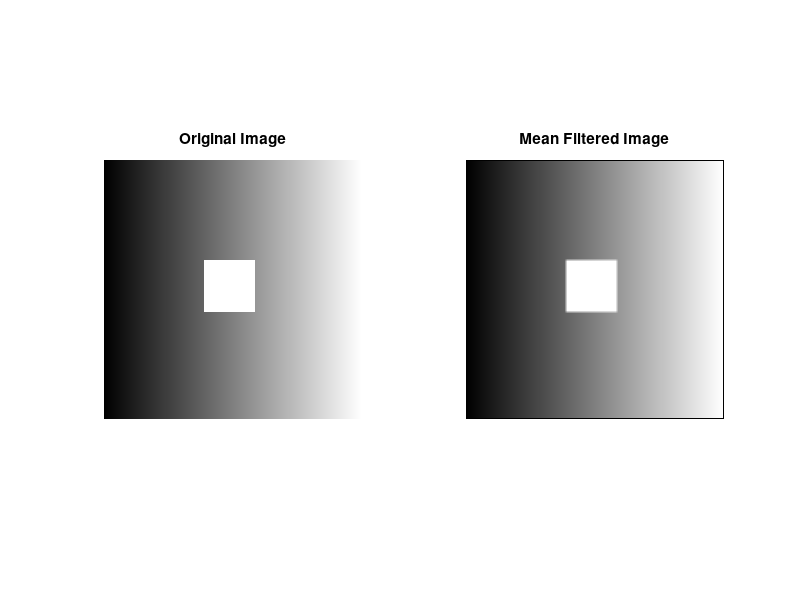

Reproduce this figure in MATLAB.

clc;
clear;
close all;

I = uint8(repmat(0:255,256,1));

I(100:150,100:150) = 255;

A = double(I);
B = zeros(size(A));

for i = 2:255
    for j = 2:255
        B(i,j) = mean(mean(A(i-1:i+1,j-1:j+1)));
    end
end

J = uint8(B);

figure;

subplot(1,2,1);
imagesc(I);
colormap(gray(256));
axis image off;
title('Original Image');

subplot(1,2,2);
imagesc(J);
colormap(gray(256));
axis image off;
title('Mean Filtered Image');
